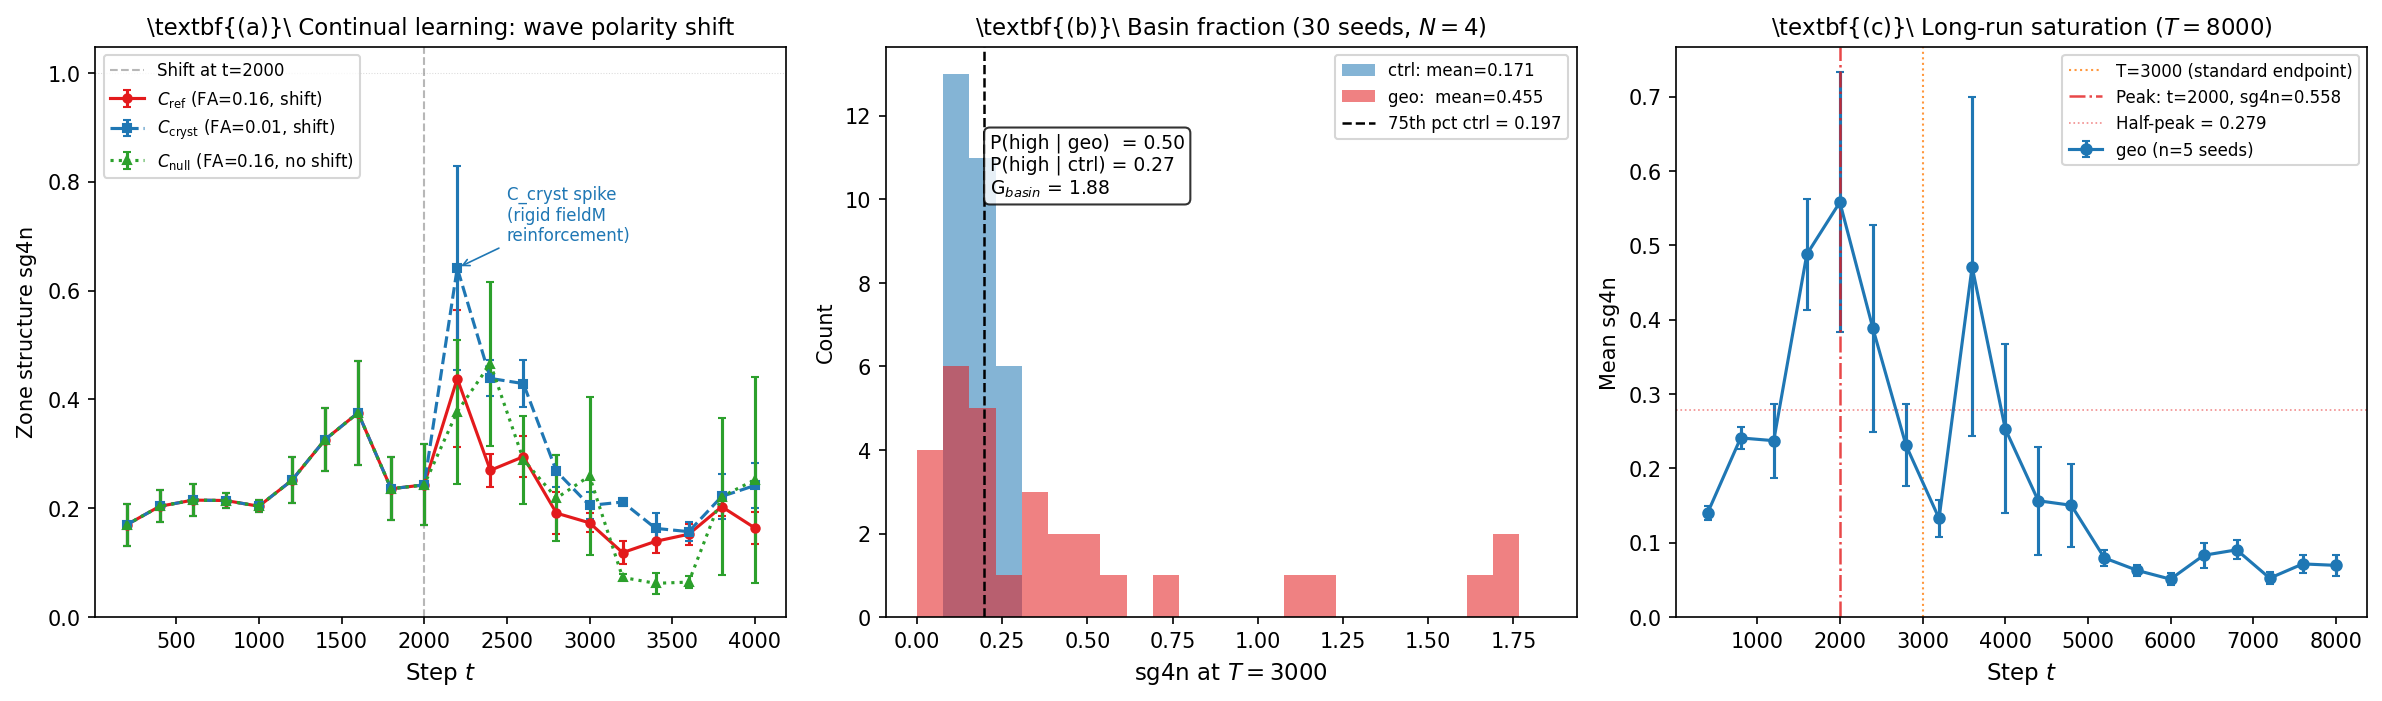

This chart was generated by the following Python code:
"""
paper38_figure1.py -- Figure 1 for Paper 38

Three panels:
  (a) Exp A: sg4n(t) for all conditions, showing C_cryst spike + polarity-blindness
  (b) Exp B: sg4n distribution geo vs ctrl -- bimodal attractor + basin fraction
  (c) Exp C: long-run sg4n(t) -- metastability, not monotone saturation
"""
import json, math, numpy as np, matplotlib
matplotlib.use("Agg")
import matplotlib.pyplot as plt
from collections import defaultdict

RES = "results/paper38_results.json"
with open(RES) as f: data = json.load(f)

FA_STD = 0.16; FA_CRYST = 0.01; T_SHIFT = 2000

def mn(lst):
    v = [x for x in lst if x is not None and not math.isnan(x)]
    return float(np.mean(v)) if v else float('nan')

def se(lst):
    v = [x for x in lst if x is not None and not math.isnan(x)]
    return float(np.std(v, ddof=1)/math.sqrt(len(v))) if len(v)>1 else 0.

# ── Exp A ──────────────────────────────────────────────────────────────────
A_runs = defaultdict(list)
for r in data:
    if r['exp']=='A':
        A_runs[(r['fa_phase2'], r['do_shift'])].append(r)

ts_A = A_runs[(FA_STD, True)][0]['ts']

A_conds = [
    (FA_STD,   True,  r'$C_\mathrm{ref}$ (FA=0.16, shift)',    '#e31a1c', '-',  'o'),
    (FA_CRYST, True,  r'$C_\mathrm{cryst}$ (FA=0.01, shift)',  '#1f77b4', '--', 's'),
    (FA_STD,   False, r'$C_\mathrm{null}$ (FA=0.16, no shift)','#2ca02c', ':',  '^'),
]
sg4n_A = {}; se_A = {}
for fa2, do_shift, label, col, ls, mk in A_conds:
    runs = A_runs[(fa2, do_shift)]
    n = len(ts_A)
    sg4n_A[(fa2,do_shift)] = [mn([r['sg4ns'][i] for r in runs]) for i in range(n)]
    se_A[(fa2,do_shift)]   = [se([r['sg4ns'][i] for r in runs]) for i in range(n)]

# ── Exp B ──────────────────────────────────────────────────────────────────
B_geo  = [r for r in data if r['exp']=='B' and r['coupling']=='geo']
B_ctrl = [r for r in data if r['exp']=='B' and r['coupling']=='ctrl']
geo_vals  = [r['sg4n'] for r in B_geo  if not math.isnan(r['sg4n'])]
ctrl_vals = [r['sg4n'] for r in B_ctrl if not math.isnan(r['sg4n'])]
threshold = float(np.percentile(ctrl_vals, 75))
P_hi_geo  = float(np.mean([v > threshold for v in geo_vals]))
P_hi_ctrl = float(np.mean([v > threshold for v in ctrl_vals]))
G_basin = P_hi_geo / P_hi_ctrl if P_hi_ctrl > 0 else float('nan')

# ── Exp C ──────────────────────────────────────────────────────────────────
C_runs = [r for r in data if r['exp']=='C']
ts_C   = C_runs[0]['ts']
sg4n_C = [mn([r['sg4ns'][i] for r in C_runs]) for i in range(len(ts_C))]
se_C   = [se([r['sg4ns'][i] for r in C_runs]) for i in range(len(ts_C))]
pk_i   = int(np.nanargmax(sg4n_C))

# ── Figure ─────────────────────────────────────────────────────────────────
fig, axes = plt.subplots(1, 3, figsize=(16, 4.8))
GRAY = '#888888'; ORANGE = '#ff7f0e'; GREEN = '#2ca02c'

# ─── Panel A: Exp A sg4n(t) ───────────────────────────────────────────────
ax = axes[0]
ax.axvline(T_SHIFT, color=GRAY, lw=1.0, ls='--', alpha=0.6, zorder=0,
           label=f'Shift at t={T_SHIFT}')
ax.axhline(1.0, color=GRAY, lw=0.5, ls=':', alpha=0.3, zorder=0)
for fa2, do_shift, label, col, ls, mk in A_conds:
    ys = sg4n_A[(fa2,do_shift)]
    ses = se_A[(fa2,do_shift)]
    ax.errorbar(ts_A, ys, yerr=ses, fmt=mk+ls, color=col, ms=4, capsize=2,
                lw=1.5, label=label, zorder=2)

# Annotate C_cryst spike
cryst_vals = sg4n_A[(FA_CRYST, True)]
pk_t = ts_A[int(np.nanargmax(cryst_vals))]
pk_v = max([v for v in cryst_vals if not math.isnan(v)])
ax.annotate(f'C_cryst spike\n(rigid fieldM\nreinforcement)',
            xy=(pk_t, pk_v), xytext=(pk_t+300, pk_v+0.05),
            fontsize=8, ha='left', color='#1f77b4',
            arrowprops=dict(arrowstyle='->', color='#1f77b4', lw=0.8))

ax.set_xlabel(r'Step $t$', fontsize=11)
ax.set_ylabel(r'Zone structure $\mathrm{sg4n}$', fontsize=10)
ax.set_title(r'\textbf{(a)}\ Continual learning: wave polarity shift', fontsize=11)
ax.legend(fontsize=8, loc='upper left')
ax.set_ylim(bottom=0)

# ─── Panel B: Exp B basin fraction distributions ──────────────────────────
ax = axes[1]
bins = np.linspace(0, max(max(geo_vals), max(ctrl_vals)) * 1.05, 25)
ax.hist(ctrl_vals, bins=bins, alpha=0.55, color='#1f77b4',
        label=f'ctrl: mean={mn(ctrl_vals):.3f}')
ax.hist(geo_vals,  bins=bins, alpha=0.55, color='#e31a1c',
        label=f'geo:  mean={mn(geo_vals):.3f}')
ax.axvline(threshold, color='k', lw=1.2, ls='--',
           label=f'75th pct ctrl = {threshold:.3f}')

# Basin-fraction annotation
ymax = max(ax.get_ylim()[1], 5)
ax.text(threshold * 1.08, ymax * 0.85,
        f'P(high | geo)  = {P_hi_geo:.2f}\n'
        f'P(high | ctrl) = {P_hi_ctrl:.2f}\n'
        f'G$_{{basin}}$ = {G_basin:.2f}',
        fontsize=9, va='top', color='k',
        bbox=dict(boxstyle='round,pad=0.3', fc='white', alpha=0.8))

ax.set_xlabel(r'sg4n at $T=3000$', fontsize=11)
ax.set_ylabel('Count', fontsize=10)
ax.set_title(r'\textbf{(b)}\ Basin fraction (30 seeds, $N=4$)', fontsize=11)
ax.legend(fontsize=8)

# ─── Panel C: Exp C long-run metastability ────────────────────────────────
ax = axes[2]
ax.errorbar(ts_C, sg4n_C, yerr=se_C, fmt='o-', color='#1f77b4',
            ms=5, capsize=2, lw=1.5, label=f'geo (n={len(C_runs)} seeds)')
ax.axvline(3000, color=ORANGE, lw=1.0, ls=':', alpha=0.8,
           label='T=3000 (standard endpoint)')
ax.axvline(ts_C[pk_i], color='#e31a1c', lw=1.2, ls='-.', alpha=0.8,
           label=f'Peak: t={ts_C[pk_i]}, sg4n={sg4n_C[pk_i]:.3f}')
# Half-peak line
half = sg4n_C[pk_i] / 2
ax.axhline(half, color='#e31a1c', lw=0.8, ls=':', alpha=0.5,
           label=f'Half-peak = {half:.3f}')

ax.set_xlabel(r'Step $t$', fontsize=11)
ax.set_ylabel(r'Mean sg4n', fontsize=10)
ax.set_title(r'\textbf{(c)}\ Long-run saturation ($T=8000$)', fontsize=11)
ax.legend(fontsize=8)
ax.set_ylim(bottom=0)

plt.tight_layout()
fig.savefig('paper38_figure1.png', dpi=150, bbox_inches='tight')
fig.savefig('paper38_figure1.pdf', bbox_inches='tight')
print("Saved paper38_figure1.png / .pdf")

print(f"\n=== Exp A: sg4n at key timepoints ===")
for fa2, do_shift, label, col, ls, mk in A_conds:
    ys = sg4n_A[(fa2,do_shift)]
    t2200_i = ts_A.index(2200)
    t4000_i = ts_A.index(4000)
    print(f"  {label}: @T_SHIFT={ys[ts_A.index(T_SHIFT)]:.3f}, "
          f"@2200={ys[t2200_i]:.3f}, @4000={ys[t4000_i]:.3f}, "
          f"peak={max(v for v in ys if not math.isnan(v)):.3f}")

print(f"\n=== Exp B ===")
print(f"  geo : n={len(geo_vals)}, mean={mn(geo_vals):.4f}, P_high={P_hi_geo:.3f}")
print(f"  ctrl: n={len(ctrl_vals)}, mean={mn(ctrl_vals):.4f}, P_high={P_hi_ctrl:.3f}")
print(f"  G_basin = {G_basin:.2f}, mean ratio = {mn(geo_vals)/mn(ctrl_vals):.2f}")

print(f"\n=== Exp C ===")
print(f"  Peak: t={ts_C[pk_i]}, sg4n={sg4n_C[pk_i]:.4f}")
print(f"  sg4n at T=3000: {sg4n_C[ts_C.index(3200)]:.4f} (t=3200 nearest)")
print(f"  sg4n at T=8000: {sg4n_C[-1]:.4f}")
for i in range(pk_i, len(ts_C)):
    if not math.isnan(sg4n_C[i]) and sg4n_C[i] < half:
        print(f"  Half-peak (sg4n<{half:.3f}): t~{ts_C[i]}")
        break
